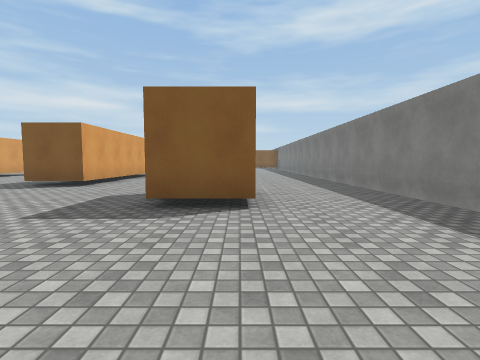
View 1 (above)

23 first-person views from a walk through a scene from a Unity 3-D project. The camera is 1.3 m above the floor, tilts 4° down and sees 85° across. The floor is counted in squares, 2 m on a side. Each view is taken from the middle of a square. On the plan, view 1 faces up. The plan holds only what a view shows up to about 9 squares ahead; the rest is blank. The place goes on beyond the plan. Surface patterns are stand-ins for the level's own textures.

View 2
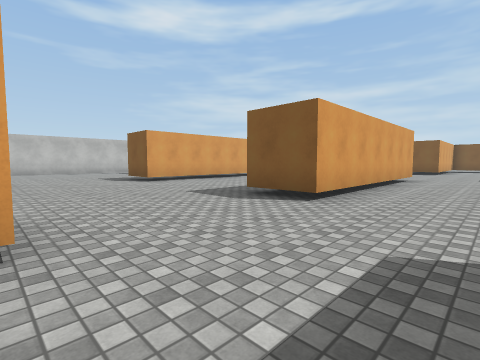

View 3
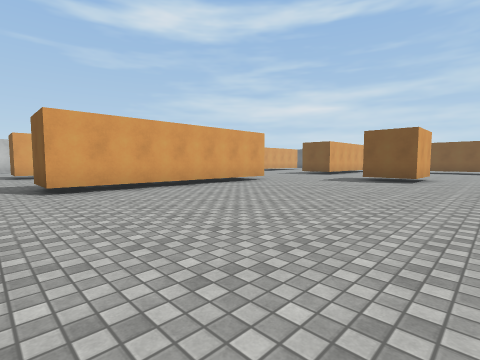

View 4
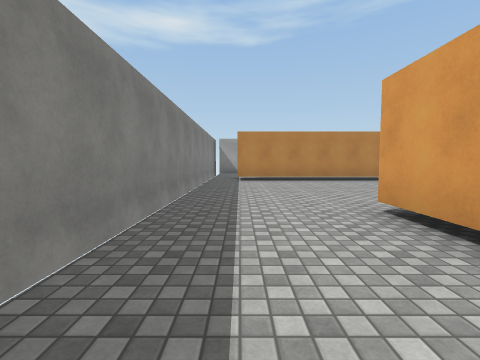

View 5
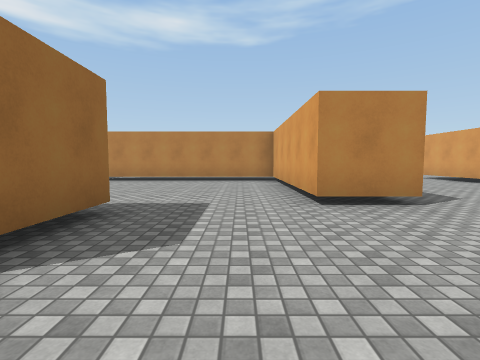

View 6
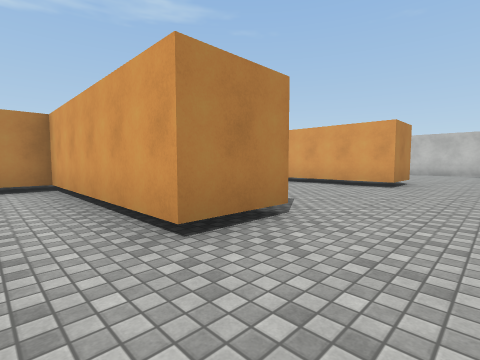

View 7
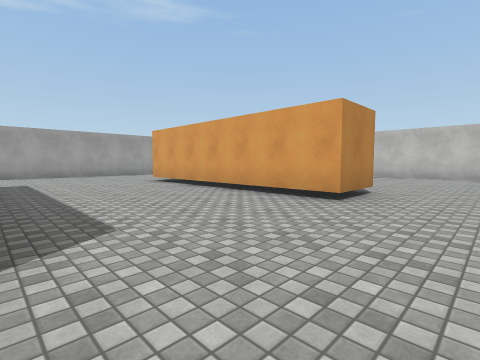

View 8
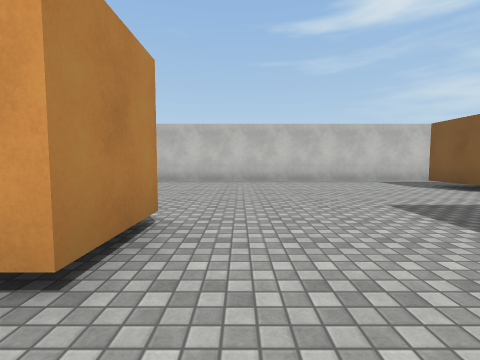

View 9
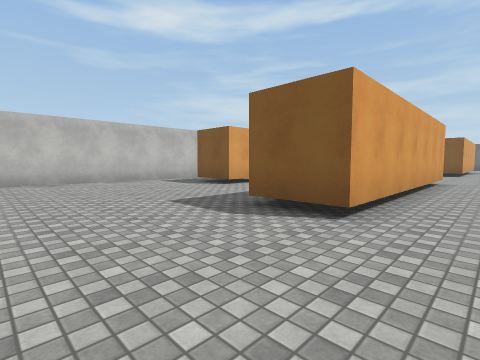

View 10
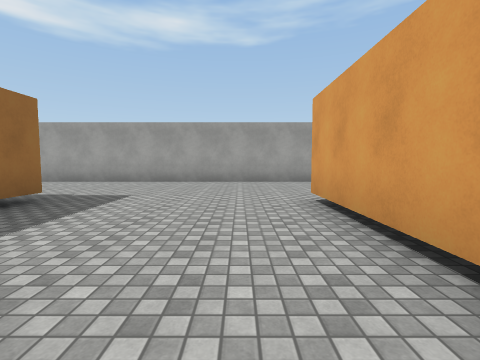

View 11
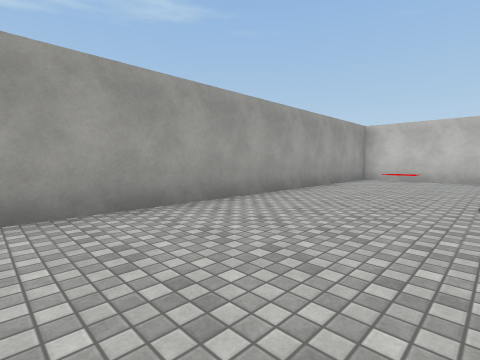

View 12
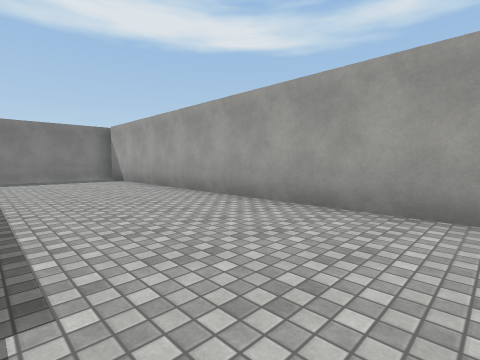

View 13
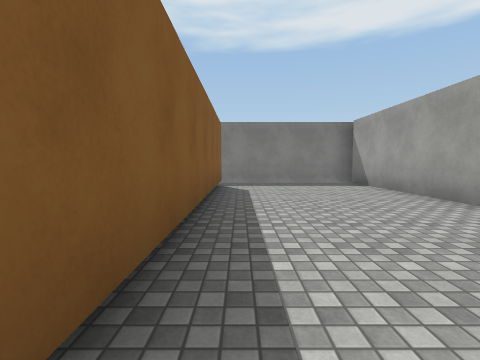

View 14
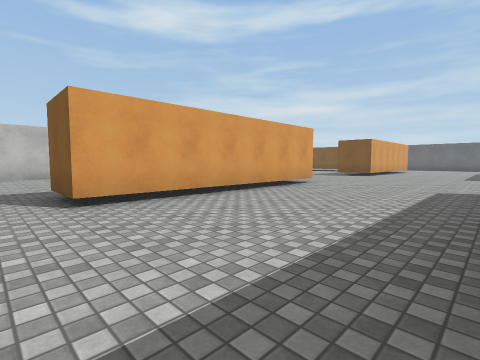

View 15
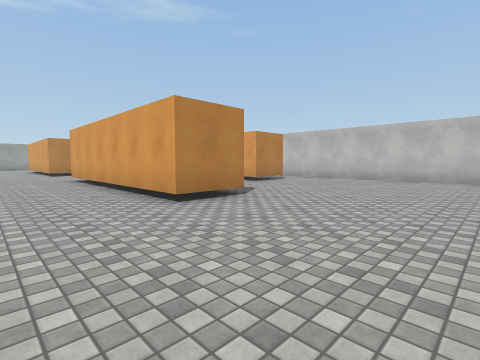

View 16
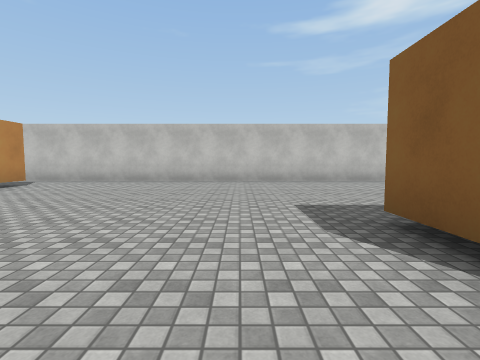

View 17
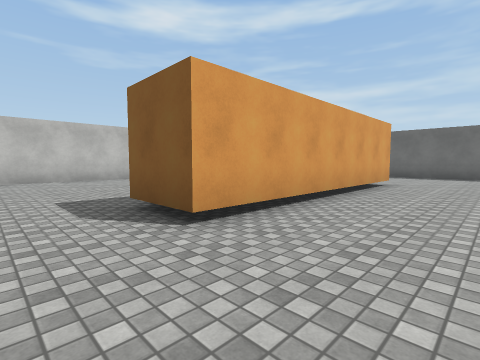

View 18
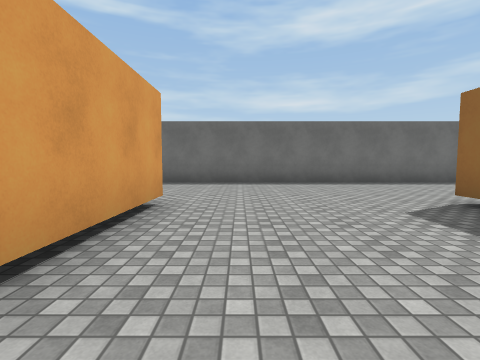

View 19
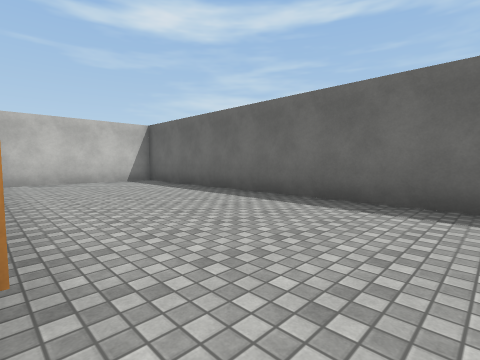

View 20
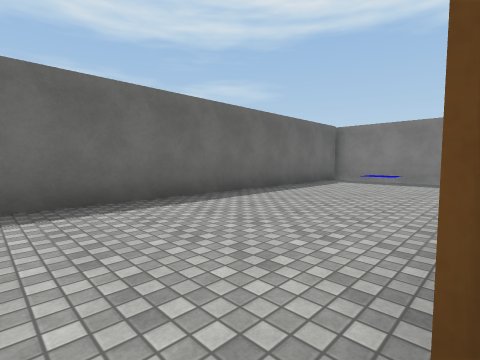

View 21
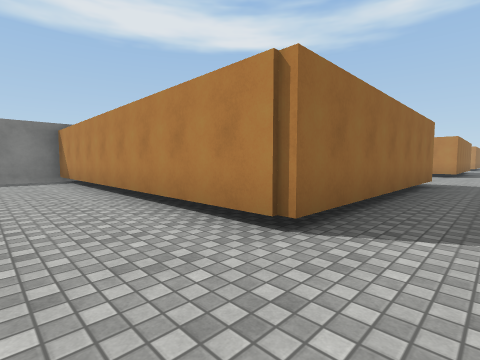

View 22
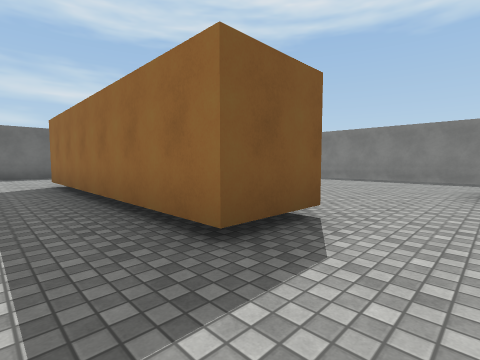

View 23
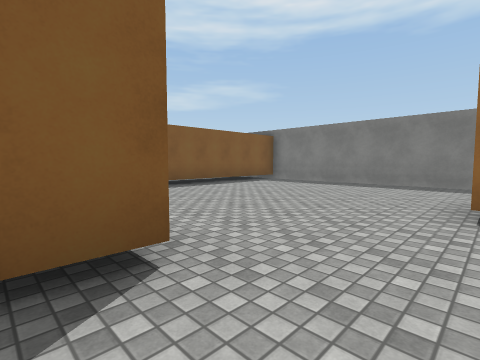

### Floor plan
Points are (right, up) in squares from view 1. A wall is a line through its corners. A room is listed if a view was taken in it or the views show most of it. See-through windows are left out.
Room 1 (views 1, 2, 3, 4, 5, 6, 7, 8, 9, 10, 11, 12, 13, 14, 15, 16, 17, 18, 19, 20, 21, 22, 23)
walls: (-4.1, 13.4) (-4.1, 6.9) (-5.8, 6.9); (-11.8, 13.4) (-10.2, 13.4) (-10.2, 6.9) (-11.8, 6.9); (-5.8, 3.1) (-4.1, 3.1) (-4.1, -2) (2.1, -2); (-4.1, 18.5) (-5.7, 18.5) (-5.7, 25.1) (3.4, 25.1) (3.4, 28.4); (-16.1, 11.2) (-14.6, 11.2) (-14.6, 9.1) (-16.1, 9.1); (-11.8, 3.1) (-10.2, 3.1) (-10.2, -3.4); (0.2, 5.1) (0.2, 3.6) (-1.3, 3.6) (-1.3, 5.3); (0.2, 17) (0.2, 15.2) (-1.4, 15.2); (3.4, 17.4) (3.4, 21.4); (-10.2, 25) (-10.2, 18.5) (-11.8, 18.5); (-5.7, -3.4) (-5.7, -2.5); (1.2, 23.5) (-1.4, 23.5); (-17.8, 22) (-17.8, 1.1); (3.4, -1.7) (3.4, 9); (2.1, -3.5) (-4.5, -3.5); (-17.8, -4.4) (-17.8, -7); (2.5, 29.3) (-17.5, 29.3); (-17.8, 29) (-17.8, 25.4); (-17.4, -7.5) (3.4, -7.5) (3.4, -3.4)

Where each view was taken, in squares from view 1:
view 1: 0 up, 0 right, facing up
view 2: 3 up, 2 left, facing up-left
view 3: 6 up, 2 right, facing up-left
view 4: 7 up, 2 right, facing down
view 5: 7 up, 3 left, facing down
view 6: 5 up, 3 left, facing down-left
view 7: 5 up, 6 left, facing down-left
view 8: 4 up, 9 left, facing left
view 9: 4 up, 9 left, facing up-left
view 10: 1 up, 9 left, facing down
view 11: 4 down, 8 left, facing down-left
view 12: 4 down, 7 left, facing down-right
view 13: 4 down, 5 left, facing right
view 14: 6 up, 6 left, facing up-left
view 15: 17 up, 8 left, facing down-left
view 16: 17 up, 9 left, facing left
view 17: 17 up, 8 left, facing up-left
view 18: 21 up, 9 left, facing up
view 19: 25 up, 9 left, facing up-left
view 20: 25 up, 6 left, facing up-right
view 21: 27 up, 7 left, facing down-right
view 22: 17 up, 7 left, facing up-right
view 23: 17 up, 5 left, facing up-right
